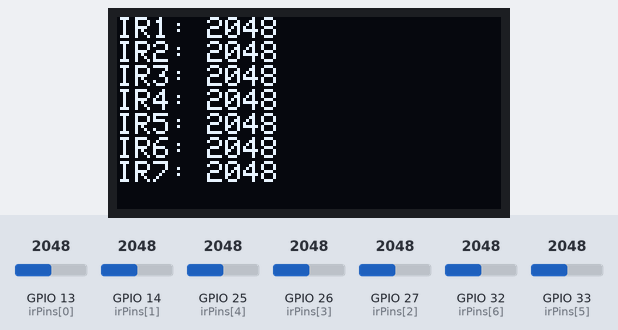
Bench run of a sketch on a simulated ESP32. On the bench: 128×64 one-colour display. Inputs (shaded band) come from the test bench; at power-on: GPIO 13 (irPins[0]) = 2048, GPIO 14 (irPins[1]) = 2048, GPIO 25 (irPins[4]) = 2048, GPIO 26 (irPins[3]) = 2048, GPIO 27 (irPins[2]) = 2048, GPIO 32 (irPins[6]) = 2048, GPIO 33 (irPins[5]) = 2048.

Above: at 1.2 s.
1.3 s: GPIO 13 (irPins[0]) set to 2866
At 2.0 s:
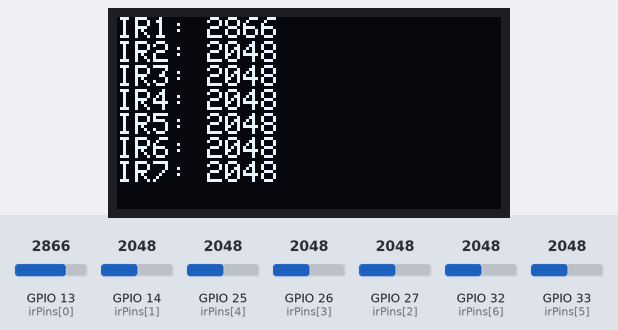
2.9 s: GPIO 14 (irPins[1]) set to 2866
At 3.8 s:
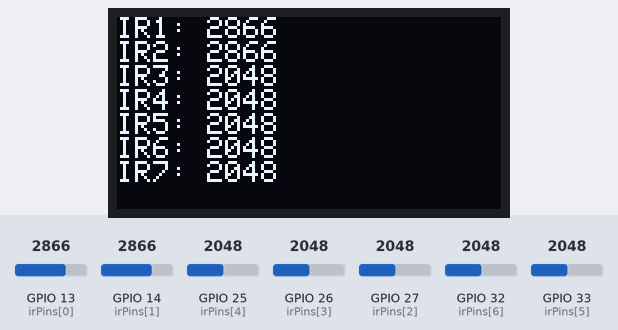
4.4 s: GPIO 25 (irPins[4]) set to 2866
At 5.7 s:
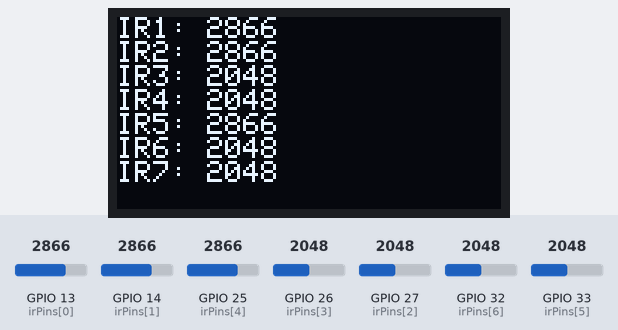
6.0 s: GPIO 26 (irPins[3]) set to 2866
At 7.3 s:
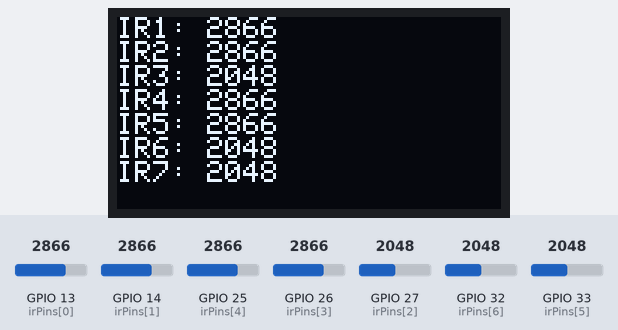
7.6 s: GPIO 27 (irPins[2]) set to 2866
At 8.2 s:
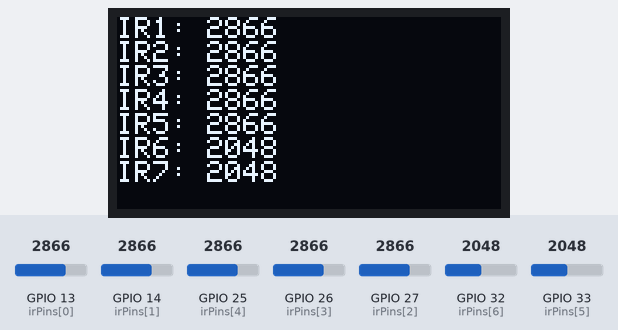
9.2 s: GPIO 32 (irPins[6]) set to 2866
At 10.1 s:
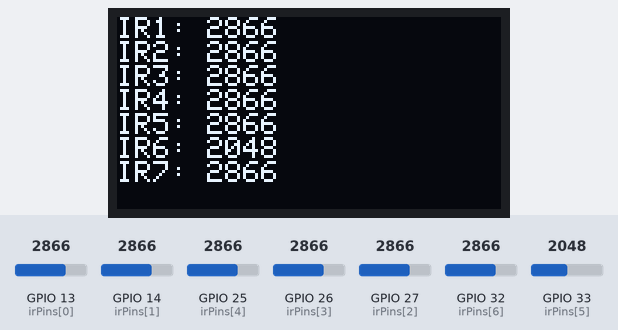
Timing chart, 0 to 11.8 s (numbered marks = the images above; inputs shaded):
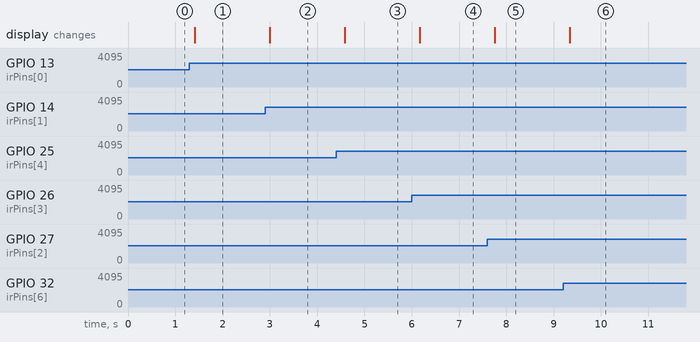

Measured:
- after the input at 1.3 s, the display: changes after 0.11 s (image 1)
- after the input at 2.9 s, the display: changes after 0.10 s (image 2)
- after the input at 4.4 s, the display: changes after 0.18 s (image 3)
- after the input at 6.0 s, the display: changes after 0.17 s (image 4)
- after the input at 7.6 s, the display: changes after 0.15 s (image 5)
- after the input at 9.2 s, the display: changes after 0.14 s (image 6)

The sketch:

ir_array_test_withOLED.ino
```cpp
#include <Wire.h>
#include <Adafruit_GFX.h>
#include <Adafruit_SSD1306.h>

// OLED config
#define SCREEN_WIDTH 128
#define SCREEN_HEIGHT 64
#define OLED_RESET    -1
Adafruit_SSD1306 display(SCREEN_WIDTH, SCREEN_HEIGHT, &Wire, OLED_RESET);

// IR sensor pins
const int irPins[7] = {13, 14, 27, 26, 25, 33, 32};
int irValues[7];

void setup() {
  Serial.begin(115200);

  // IR sensor setup
  for (int i = 0; i < 7; i++) {
    pinMode(irPins[i], INPUT);
  }

  // OLED init
  if (!display.begin(SSD1306_SWITCHCAPVCC, 0x3C)) {
    Serial.println(F("OLED not found"));
    while (true);
  }

  display.clearDisplay();
  display.setTextSize(1);
  display.setTextColor(SSD1306_WHITE);
}

void loop() {
  display.clearDisplay();

  // Read all 7 IR sensors
  for (int i = 0; i < 7; i++) {
    irValues[i] = analogRead(irPins[i]);
  }

  // Display on OLED
  for (int i = 0; i < 7; i++) {
    display.setCursor(0, i * 8);
    display.print("IR");
    display.print(i + 1);
    display.print(": ");
    display.println(irValues[i]);
  }

  display.display();
  delay(200);
}
```
